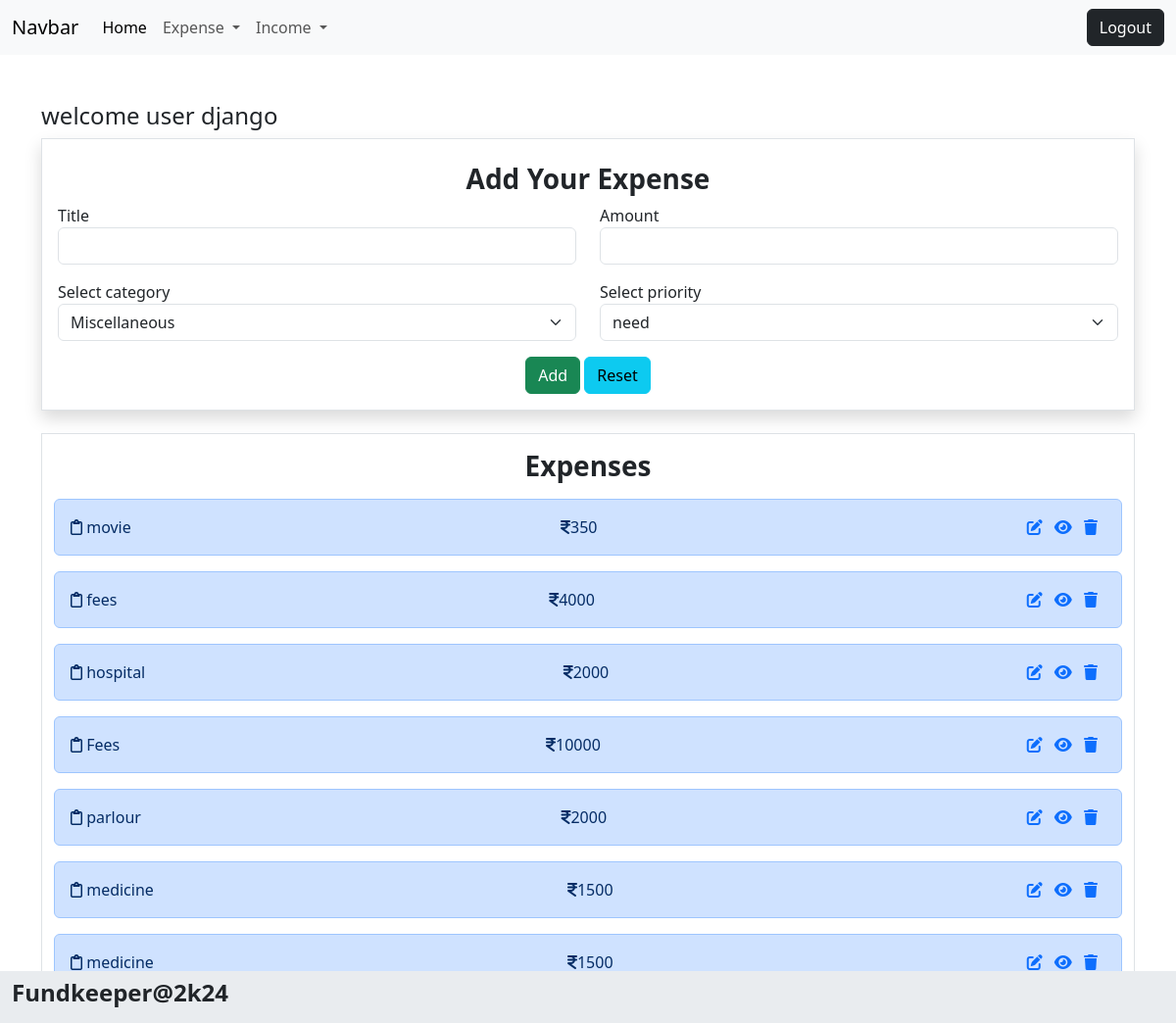
The app's page /expense/add/ (signed in) with its own data.
### budget/models.py (models this page shows, shortened)
class Expense(models.Model):
    title=models.CharField(max_length=200)
    amount=models.PositiveIntegerField()
    expense_categories = (
        ("Housing", "Housing"),
        ("Transportation", "Transportation"),
        ("Food", "Food"),
        ("Health", "Health"),
        ("Entertainment", "Entertainment"),
        ("DebtPayments", "Debt Payments"),
        ("PersonalCare", "Personal Care"),
        ("Education", "Education"),
        ("Savings", "Savings"),
        ("Miscellaneous", "Miscellaneous")
    )
    category=models.CharField(max_length=200,choices=expense_categories,default="Miscellaneous")
    user_object=models.ForeignKey(User,on_delete=models.CASCADE)
    created_date=models.DateTimeField(auto_now_add=True)
    priority_options=(
        ("need","need"),
        ("want","want")
    )
    priority=models.CharField(max_length=200,choices=priority_options,default="need")

### budget/views.py (the view, shortened to what this page needs)
# urls.py: path("expense/add/",views.ExpenseCreateView.as_view(),name="expense-add"),
@method_decorator(Signin_required,name="dispatch")
class ExpenseCreateView(View):
    def get(self,request,*args, **kwargs):
        if not request.user.is_authenticated:
            messages.error(request,"invalid session please login")
            return redirect("signin")
        form_instance=ExpenseForm()
        qs=Expense.objects.filter(user_object=request.user) #to fetch all expenses of login user
        return render(request,"expense_add.html",{"form":form_instance,"data":qs})

### budget/forms.py
class ExpenseForm(forms.ModelForm):
    class Meta:
        model=Expense
        exclude=("id","created_date","user_object")
        widgets={
            "title":forms.TextInput(attrs={"class":"form-control"}),
            "amount":forms.NumberInput(attrs={"class":"form-control"}),
            "category":forms.Select(attrs={"class":"form-control form-select"}),
            "priority":forms.Select(attrs={"class":"form-control form-select"})
        }

### budget/templates/expense_add.html (shortened to what this page needs)
{%extends 'base.html'%}
{%block main_block%}
<div class="container mt-5">
    <h4>welcome user {{request.user}}</h4>
    <div class="container-fluid border p-3 shadow mb-4"
    data-aos="zoom-out-up"
    data-aos-easing="ease-out-cubic"
    data-aos-duration="2000">
        <h3 class="text-center fw-bold my-2">Add Your Expense</h3>
        <form action="" method="post">
            <div class="mb-3">
               <div class="row">
                <div class="col-6">
                    <label for="">Title</label>
                    {{form.title}}
                </div>
                <div class="col-6">
                    <label for="">Amount</label>
                    {{form.amount}}
                </div>
               </div>
            </div>
            <div class="mb-3">
                <div class="row">
                 <div class="col-6">
                     <label for="">Select category</label>
                     {{form.category}}
                 </div>
                 <div class="col-6">
                     <label for="">Select priority</label>
                     {{form.priority}}
                 </div>
                </div>
             </div>
             <div class="d-flex justify-content-center">
               <div>
                <button type="submit" class="btn btn-success">Add</button>
                <button type="reset" class="btn btn-info">Reset</button>
               </div>
             </div>
        </form>
    </div>
    <div class="container-fluid border mb-3">
        <h3 class="text-center fw-bold my-3">Expenses</h3>
        {%for e in data%}
        <div class="alert alert-primary d-flex justify-content-between" role="alert" data-aos="fade-down"
        data-aos-easing="linear"
        data-aos-duration="1000">
           <div> <i class="fa-regular fa-clipboard"></i> {{e.title}}</div>
         <div>   <i class="fa-solid fa-indian-rupee-sign"></i>{{e.amount}}</div>
            <div>
                <a href="{%url 'expense-edit' e.id%}" class="me-2"><i class="fa-solid fa-pen-to-square"> </i></a>
                <a href="{%url 'expense-details' e.id%}" class="me-2"><i class="fa-solid fa-eye"></i></a>
                <a href="{%url 'expense-delete' e.id%}" class="me-2"><i class="fa-solid fa-trash"></i></a>
            </div>
          </div>
        {%endfor%}
    </div>
</div>
{%endblock%}

### records on screen
Expense: title "movie", amount "350"
Expense: title "fees", amount "4000"
Expense: title "hospital", amount "2000"
Expense: title "Fees", amount "10000"
Expense: title "parlour", amount "2000"
Expense: title "medicine", amount "1500"
Expense: title "medicine", amount "1500"

### other values on screen
{{ request.user }} "django"
